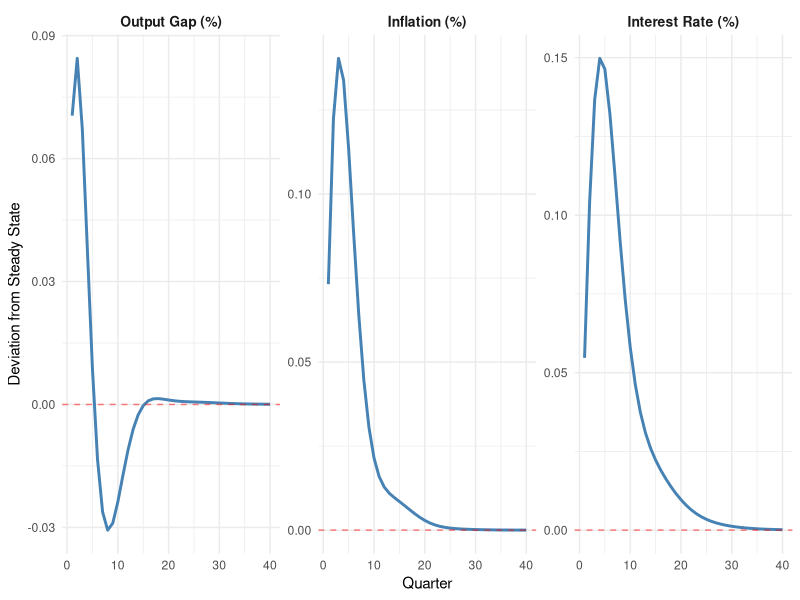
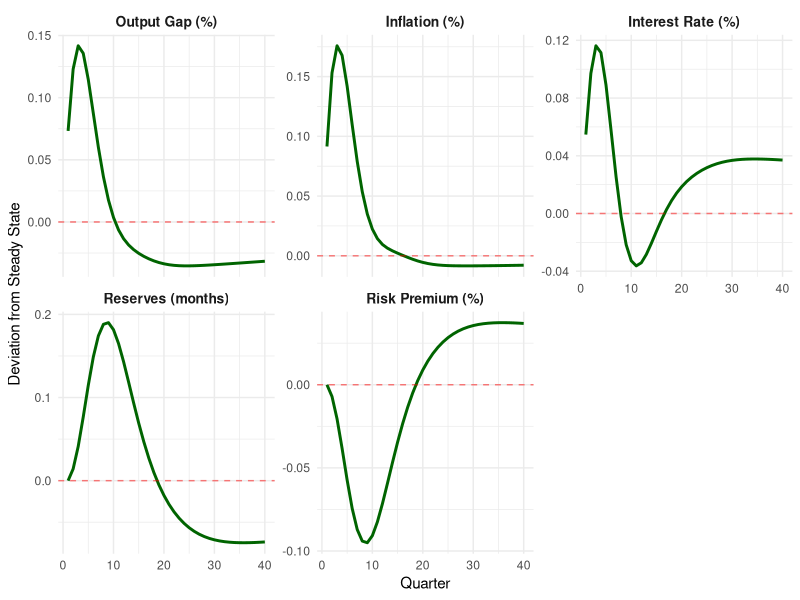
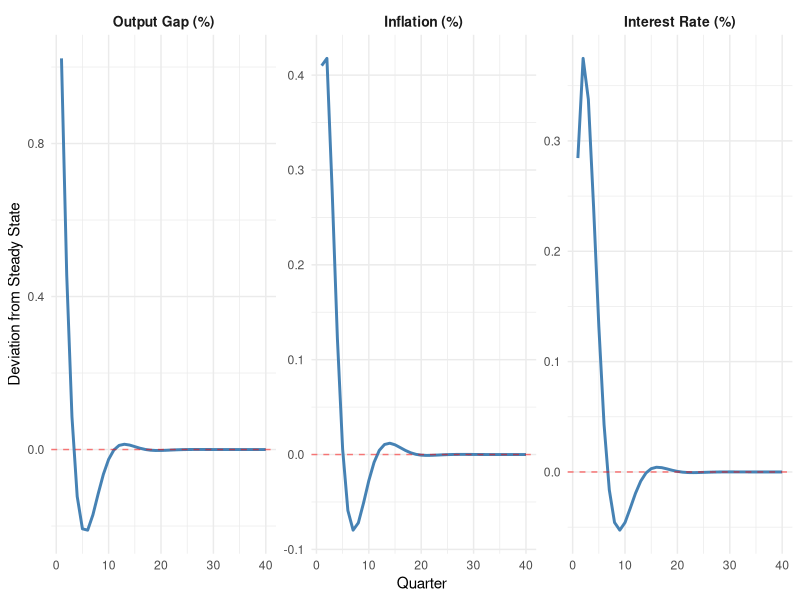
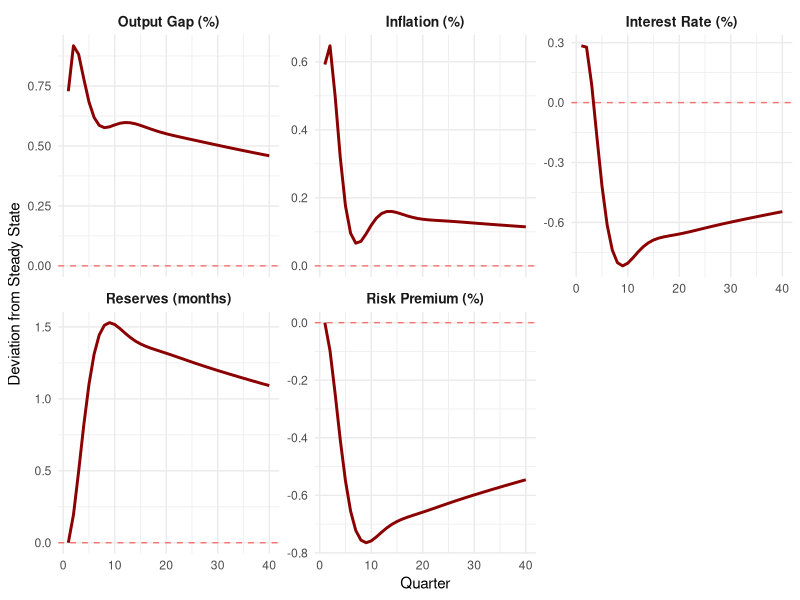
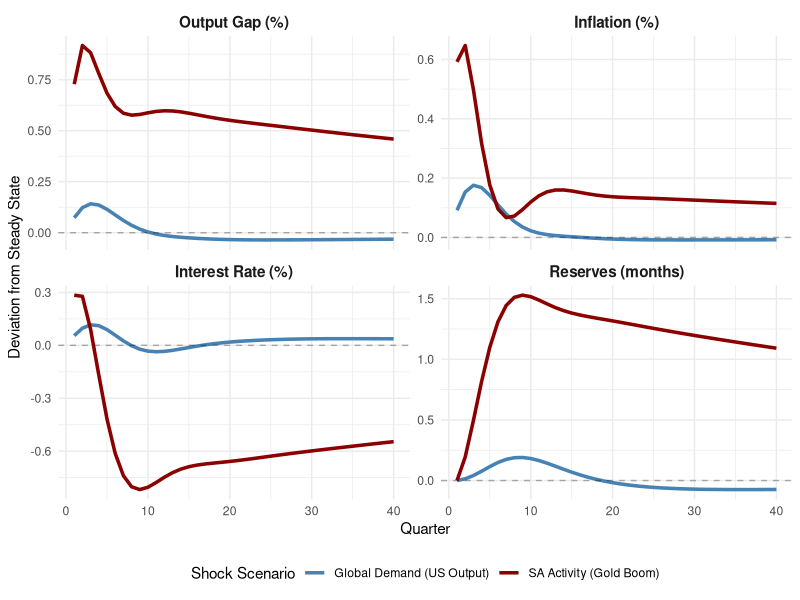

These figures' R source, in order:
## ---- chunk 1
library(tidyverse)
library(ggplot2)
library(gridExtra)

# Load IRF data
global_shock <- read_csv("global_demand_shock.csv")
sa_shock <- read_csv("sa_activity_shock.csv")

# Combine for comparison
shock_comparison <- bind_rows(
  global_shock %>% mutate(Scenario = "Global Demand (US Output)"),
  sa_shock %>% mutate(Scenario = "SA Activity (Gold Boom)")
)
## ---- chunk 2
global_shock %>%
  select(Quarter, y_zaf, pi_zaf, i_zaf) %>%
  pivot_longer(cols = -Quarter, names_to = "Variable", values_to = "Value") %>%
  mutate(Variable = factor(Variable,
                           levels = c("y_zaf", "pi_zaf", "i_zaf"),
                           labels = c("Output Gap (%)", "Inflation (%)", "Interest Rate (%)"))) %>%
  ggplot(aes(x = Quarter, y = Value)) +
  geom_line(color = "steelblue", linewidth = 1) +
  geom_hline(yintercept = 0, linetype = "dashed", color = "red", alpha = 0.5) +
  facet_wrap(~Variable, scales = "free_y") +
  labs(x = "Quarter",
       y = "Deviation from Steady State") +
  theme_minimal() +
  theme(strip.text = element_text(size = 10, face = "bold"))
## ---- chunk 3
global_shock %>%
  select(Quarter, y_lso, pi_lso, i_lso, res_lso, prem_lso) %>%
  pivot_longer(cols = -Quarter, names_to = "Variable", values_to = "Value") %>%
  mutate(Variable = factor(Variable,
                           levels = c("y_lso", "pi_lso", "i_lso", "res_lso", "prem_lso"),
                           labels = c("Output Gap (%)", "Inflation (%)", "Interest Rate (%)",
                                     "Reserves (months)", "Risk Premium (%)"))) %>%
  ggplot(aes(x = Quarter, y = Value)) +
  geom_line(color = "darkgreen", linewidth = 1) +
  geom_hline(yintercept = 0, linetype = "dashed", color = "red", alpha = 0.5) +
  facet_wrap(~Variable, scales = "free_y", ncol = 3) +
  labs(x = "Quarter",
       y = "Deviation from Steady State") +
  theme_minimal() +
  theme(strip.text = element_text(size = 10, face = "bold"))
## ---- chunk 4
sa_shock %>%
  select(Quarter, y_zaf, pi_zaf, i_zaf) %>%
  pivot_longer(cols = -Quarter, names_to = "Variable", values_to = "Value") %>%
  mutate(Variable = factor(Variable,
                           levels = c("y_zaf", "pi_zaf", "i_zaf"),
                           labels = c("Output Gap (%)", "Inflation (%)", "Interest Rate (%)"))) %>%
  ggplot(aes(x = Quarter, y = Value)) +
  geom_line(color = "steelblue", linewidth = 1) +
  geom_hline(yintercept = 0, linetype = "dashed", color = "red", alpha = 0.5) +
  facet_wrap(~Variable, scales = "free_y") +
  labs(x = "Quarter",
       y = "Deviation from Steady State") +
  theme_minimal() +
  theme(strip.text = element_text(size = 10, face = "bold"))
## ---- chunk 5
sa_shock %>%
  select(Quarter, y_lso, pi_lso, i_lso, res_lso, prem_lso) %>%
  pivot_longer(cols = -Quarter, names_to = "Variable", values_to = "Value") %>%
  mutate(Variable = factor(Variable,
                           levels = c("y_lso", "pi_lso", "i_lso", "res_lso", "prem_lso"),
                           labels = c("Output Gap (%)", "Inflation (%)", "Interest Rate (%)",
                                     "Reserves (months)", "Risk Premium (%)"))) %>%
  ggplot(aes(x = Quarter, y = Value)) +
  geom_line(color = "darkred", linewidth = 1) +
  geom_hline(yintercept = 0, linetype = "dashed", color = "red", alpha = 0.5) +
  facet_wrap(~Variable, scales = "free_y", ncol = 3) +
  labs(x = "Quarter",
       y = "Deviation from Steady State") +
  theme_minimal() +
  theme(strip.text = element_text(size = 10, face = "bold"))
## ---- chunk 6
shock_comparison %>%
  select(Quarter, Scenario, y_lso, pi_lso, i_lso, res_lso) %>%
  pivot_longer(cols = c(y_lso, pi_lso, i_lso, res_lso),
               names_to = "Variable", values_to = "Value") %>%
  mutate(Variable = factor(Variable,
                           levels = c("y_lso", "pi_lso", "i_lso", "res_lso"),
                           labels = c("Output Gap (%)", "Inflation (%)",
                                     "Interest Rate (%)", "Reserves (months)"))) %>%
  ggplot(aes(x = Quarter, y = Value, color = Scenario)) +
  geom_line(linewidth = 1.2) +
  geom_hline(yintercept = 0, linetype = "dashed", color = "black", alpha = 0.3) +
  facet_wrap(~Variable, scales = "free_y", ncol = 2) +
  scale_color_manual(values = c("Global Demand (US Output)" = "steelblue",
                                "SA Activity (Gold Boom)" = "darkred")) +
  labs(x = "Quarter",
       y = "Deviation from Steady State",
       color = "Shock Scenario") +
  theme_minimal() +
  theme(strip.text = element_text(size = 11, face = "bold"),
        legend.position = "bottom")
## ---- chunk 7
peak_effects <- data.frame(
  Variable = c("Output Gap (y_lso)", "Inflation (pi_lso)", "Interest Rate (i_lso)",
               "Real Rate (r_lso)", "REER Gap (z_lso)", "Reserves (res_lso)",
               "Risk Premium (prem_lso)"),
  Global_Peak = c(0.142, 0.176, 0.116, 0.036, 0.089, 0.092, -0.038),
  SA_Peak = c(0.917, 0.647, 0.284, 0.120, 0.456, 0.474, -0.229),
  Timing_Global = c("Q3", "Q3", "Q3", "Q5", "Q5", "Q5", "Q3"),
  Timing_SA = c("Q2", "Q2", "Q1", "Q2", "Q2", "Q3", "Q3")
) %>%
  mutate(Ratio = round(SA_Peak / Global_Peak, 1))

knitr::kable(peak_effects,
             col.names = c("Variable", "Global Shock", "SA Shock", "Timing (G)", "Timing (S)", "Ratio"),
             caption = "Peak Effects Comparison",
             digits = 3)
